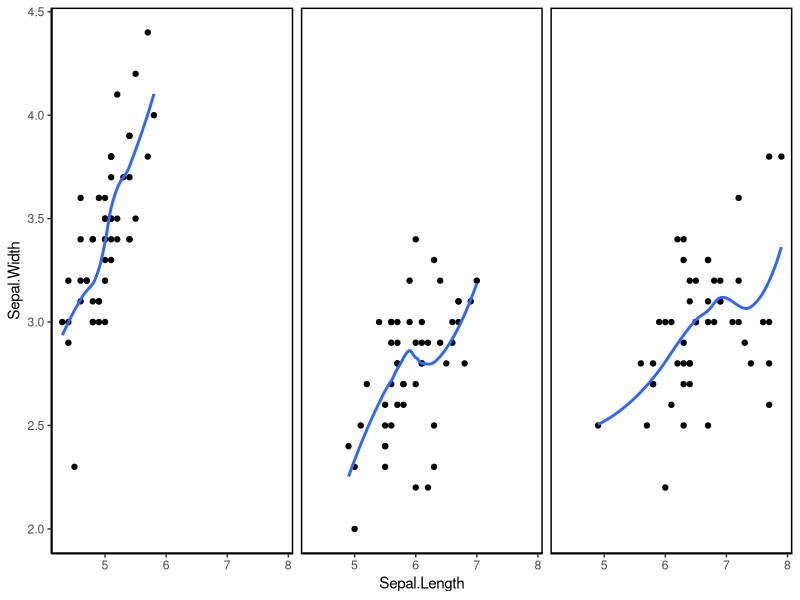
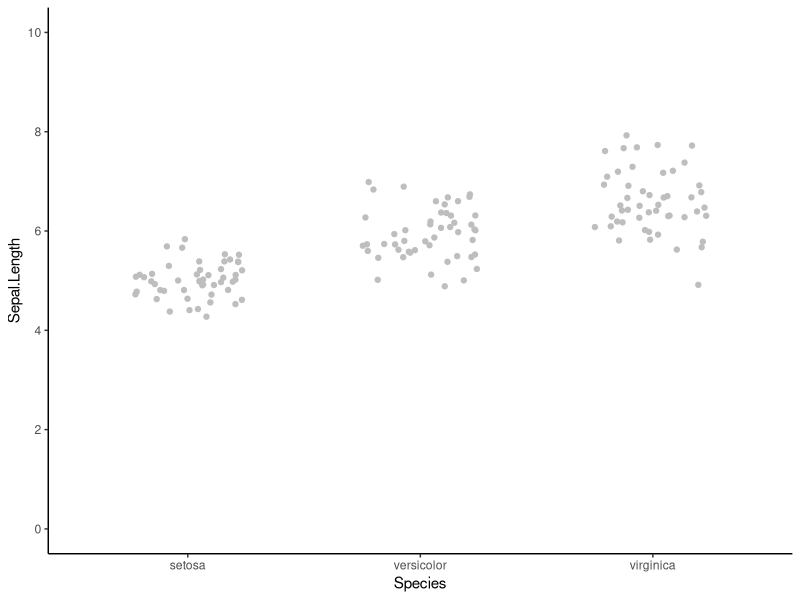

Recreate these plots in R, in order.
library(tidyverse)

ggplot(data = iris)+
  aes(x = Sepal.Length,y = Sepal.Width)+
  geom_point()+
  facet_wrap(~Species)+geom_smooth(mapping = aes(group=Species),se = FALSE)+
  theme_classic()+
  theme(strip.text = element_blank(),
        panel.border = element_rect(colour = 'black',fill = NA,size = 1))



ggplot(data = iris)+
  aes(x = Species,y = Sepal.Length)+
  geom_jitter(width = 0.25,col='gray')+
  stat_summary(fun.data = median_hilow,col='red',size=1,fun.args = list(conf.int=0.95))+
  scale_y_continuous(limits = c(0,10),breaks = seq(0,10,2))+
  theme_classic()
